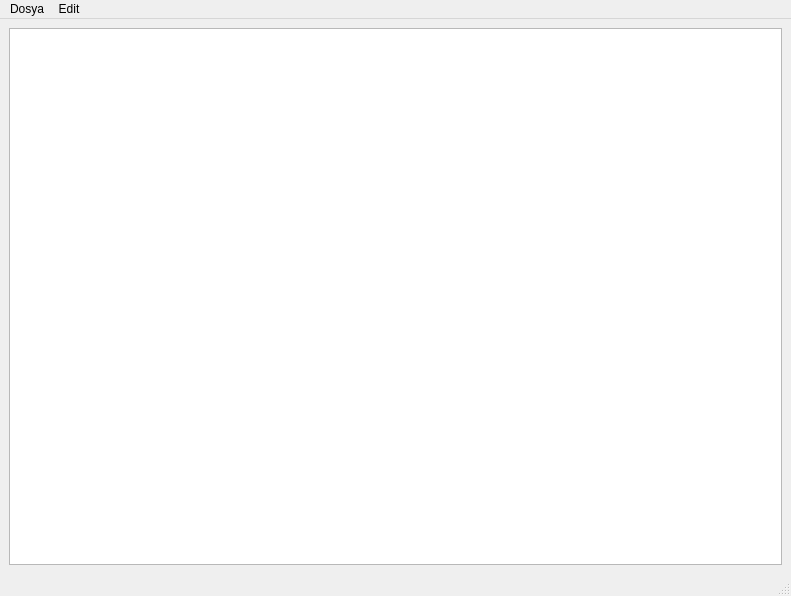
<?xml version="1.0" encoding="UTF-8"?>
<ui version="4.0">
 <class>MainWindow</class>
 <widget class="QMainWindow" name="MainWindow">
  <property name="geometry">
   <rect>
    <x>0</x>
    <y>0</y>
    <width>791</width>
    <height>596</height>
   </rect>
  </property>
  <property name="windowTitle">
   <string>MainWindow</string>
  </property>
  <widget class="QWidget" name="centralwidget">
   <layout class="QHBoxLayout" name="horizontalLayout">
    <item>
     <widget class="QSplitter" name="splitter">
      <property name="orientation">
       <enum>Qt::Horizontal</enum>
      </property>
      <widget class="QTextEdit" name="textEdit">
       <property name="html">
        <string>&lt;!DOCTYPE HTML PUBLIC &quot;-//W3C//DTD HTML 4.0//EN&quot; &quot;http://www.w3.org/TR/REC-html40/strict.dtd&quot;&gt;
&lt;html&gt;&lt;head&gt;&lt;meta name=&quot;qrichtext&quot; content=&quot;1&quot; /&gt;&lt;style type=&quot;text/css&quot;&gt;
p, li { white-space: pre-wrap; }
&lt;/style&gt;&lt;/head&gt;&lt;body style=&quot; font-family:'MS Shell Dlg 2'; font-size:8.25pt; font-weight:400; font-style:normal;&quot;&gt;
&lt;p style=&quot;-qt-paragraph-type:empty; margin-top:0px; margin-bottom:0px; margin-left:0px; margin-right:0px; -qt-block-indent:0; text-indent:0px;&quot;&gt;&lt;br /&gt;&lt;/p&gt;
&lt;p style=&quot;-qt-paragraph-type:empty; margin-top:0px; margin-bottom:0px; margin-left:0px; margin-right:0px; -qt-block-indent:0; text-indent:0px;&quot;&gt;&lt;br /&gt;&lt;/p&gt;&lt;/body&gt;&lt;/html&gt;</string>
       </property>
      </widget>
     </widget>
    </item>
   </layout>
  </widget>
  <widget class="QMenuBar" name="menubar">
   <property name="geometry">
    <rect>
     <x>0</x>
     <y>0</y>
     <width>791</width>
     <height>20</height>
    </rect>
   </property>
   <widget class="QMenu" name="menuDosya">
    <property name="title">
     <string>Dosya</string>
    </property>
    <addaction name="actionYeni_2"/>
    <addaction name="actionA"/>
    <addaction name="actionKaydet"/>
    <addaction name="actionFarkl_Kaydet"/>
    <addaction name="actionYazd_r"/>
   </widget>
   <widget class="QMenu" name="menuEdit">
    <property name="title">
     <string>Edit</string>
    </property>
    <addaction name="actionGeri"/>
    <addaction name="action_leri"/>
    <addaction name="actionKopyala"/>
    <addaction name="actionYap_t_r"/>
   </widget>
   <addaction name="menuDosya"/>
   <addaction name="menuEdit"/>
  </widget>
  <widget class="QStatusBar" name="statusbar"/>
  <action name="actiontxt">
   <property name="text">
    <string>txt</string>
   </property>
  </action>
  <action name="actionKaydet">
   <property name="text">
    <string>Kaydet</string>
   </property>
  </action>
  <action name="actionFarkl_Kaydet">
   <property name="text">
    <string>Farklı Kaydet</string>
   </property>
  </action>
  <action name="actionA">
   <property name="text">
    <string>Aç</string>
   </property>
  </action>
  <action name="actionYazd_r">
   <property name="text">
    <string>Yazdır</string>
   </property>
  </action>
  <action name="actionGeri">
   <property name="text">
    <string>Geri</string>
   </property>
  </action>
  <action name="action_leri">
   <property name="text">
    <string>İleri</string>
   </property>
  </action>
  <action name="actionKopyala">
   <property name="text">
    <string>Kopyala</string>
   </property>
  </action>
  <action name="actionYap_t_r">
   <property name="text">
    <string>Yapıştır</string>
   </property>
  </action>
  <action name="actionYeni_2">
   <property name="text">
    <string>Yeni</string>
   </property>
  </action>
 </widget>
 <tabstops>
  <tabstop>textEdit</tabstop>
 </tabstops>
 <resources/>
 <connections/>
</ui>
